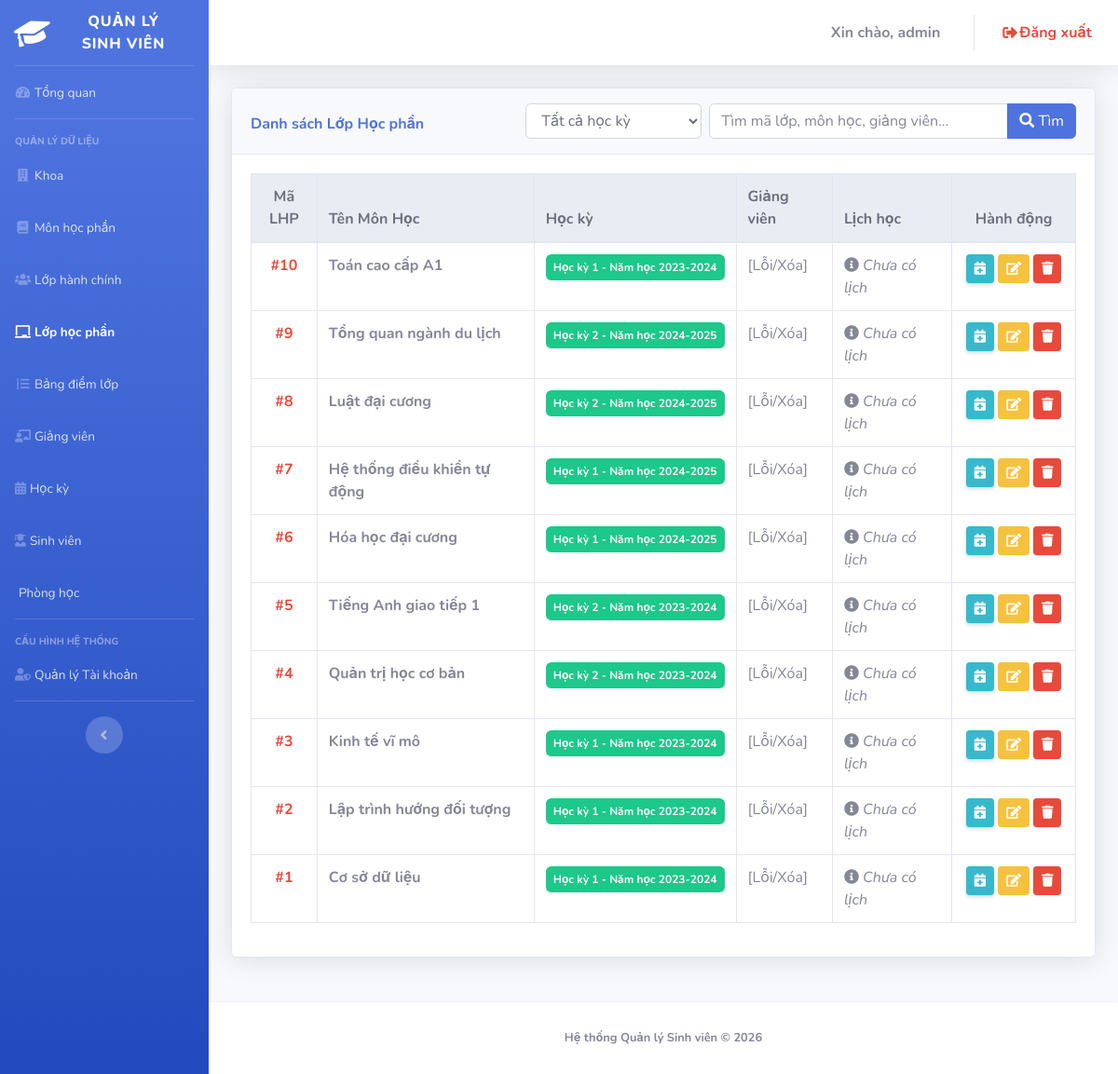
/admin/index.php?page=course_classes (signed in), run on an earlier commit of the app's database.
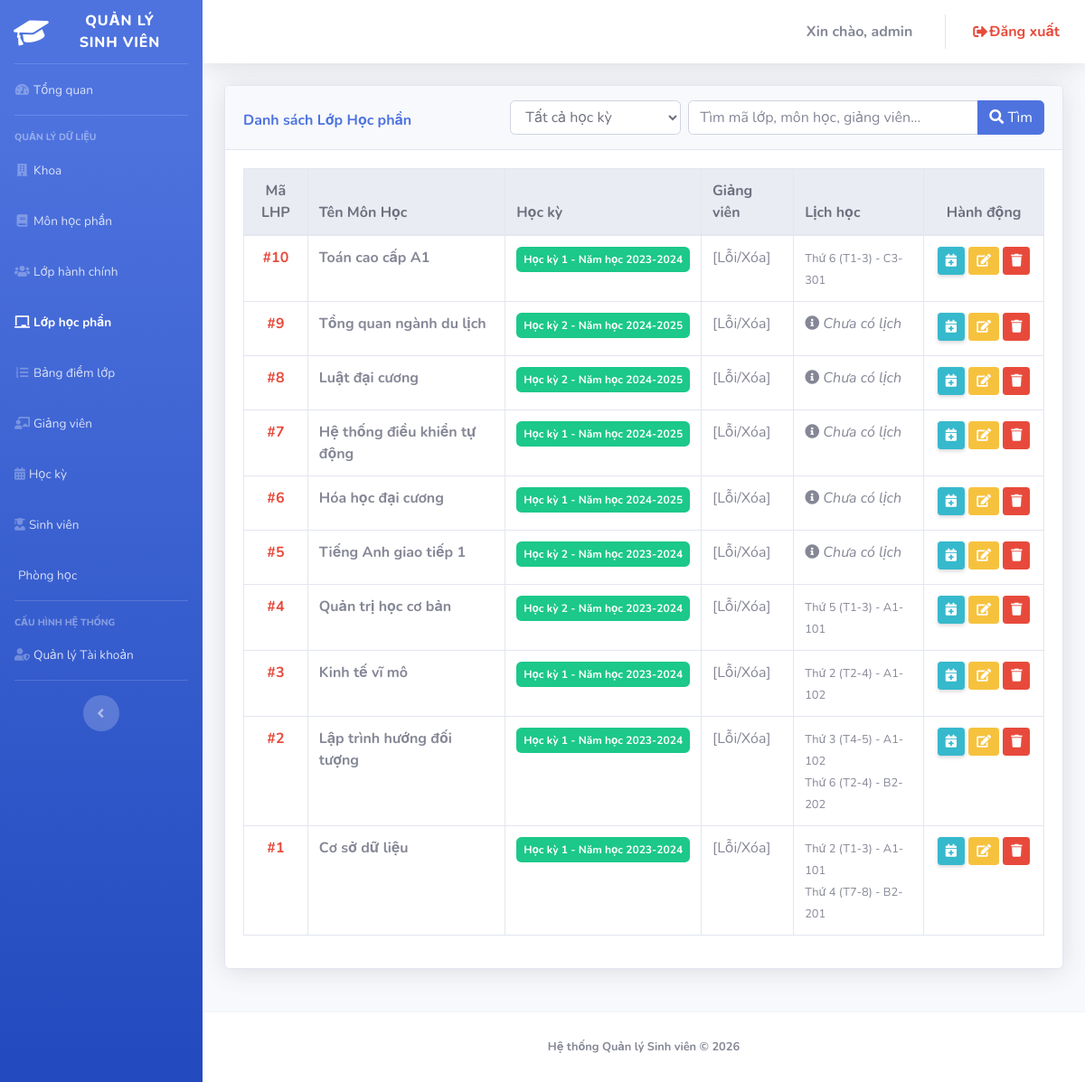
And on a later commit of the database.
### tables this page shows
CREATE TABLE `courseclasses` (
  `maLHP` int(11) NOT NULL,
  `maMH` varchar(20) NOT NULL,
  `maHK` varchar(20) NOT NULL,
  `maGV` varchar(20) NOT NULL,
  `isLocked` tinyint(1) DEFAULT 0
);

CREATE TABLE `courses` (
  `maMH` varchar(20) NOT NULL,
  `tenMH` varchar(100) NOT NULL,
  `soTinChi` int(11) DEFAULT 3,
  `maKhoa` varchar(20) NOT NULL
);

CREATE TABLE `semesters` (
  `maHK` varchar(20) NOT NULL,
  `tenHK` varchar(50) NOT NULL
);

### admin/course_classes.php (the view, shortened to what the changed rows need)
<?php
$limit = 10;
$p = isset($_GET['p']) ? (int) $_GET['p'] : 1;
$offset = (int) (($p - 1) * $limit);
$lichHocSubquery = "
    (SELECT GROUP_CONCAT(
        CONCAT(
            CASE WHEN cs.day_of_week = 1 THEN 'CN' ELSE CONCAT('Thứ ', cs.day_of_week) END,
            ' (T', cs.start_period, '-', cs.start_period + cs.num_periods - 1, ') - ',
            r.room_name
        ) SEPARATOR '<br>'
    )
    FROM class_schedules cs
    JOIN rooms r ON cs.room_id = r.room_id
    WHERE cs.maLHP = cc.maLHP) AS lichHoc
";
$baseSelect = "SELECT cc.maLHP, cc.maMH, cc.maHK, cc.maGV,
                      c.tenMH, s.tenHK, t.hoTenGV,
                      $lichHocSubquery
               FROM CourseClasses cc
               LEFT JOIN Courses c ON cc.maMH = c.maMH
               LEFT JOIN Semesters s ON cc.maHK = s.maHK
               LEFT JOIN lecturers t ON cc.maGV = t.maGV";
$whereClauses = [];
$params = [];
$whereString = count($whereClauses) > 0 ? " WHERE " . implode(" AND ", $whereClauses) : "";
$sql = $baseSelect . $whereString . " ORDER BY cc.maLHP DESC LIMIT $limit OFFSET $offset";
$stmt = $pdo->prepare($sql);
$stmt->execute($params);
$courseClasses = $stmt->fetchAll();
?>
<div class="card shadow mb-4">
    <div class="card-body">
        <div class="table-responsive">
            <table class="table table-bordered table-hover align-middle" width="100%" cellspacing="0">
                <thead class="thead-light">
                    <tr>
                        <th width="8%" class="text-center">Mã LHP</th>
                        <th>Tên Môn Học</th>
                        <th>Học kỳ</th>
                        <th>Giảng viên</th>
                        <th>Lịch học</th>
                        <th width="15%" class="text-center">Hành động</th>
                    </tr>
                </thead>
                <tbody>
                    <?php if (empty($courseClasses)): ?>
                        <tr>
                            <td colspan="6" class="text-center py-3">Không tìm thấy dữ liệu phù hợp</td>
                        </tr>
                    <?php else: ?>
                        <?php foreach ($courseClasses as $cc): ?>
                            <tr>
                                <td class="font-weight-bold text-danger text-center">#<?= htmlspecialchars($cc['maLHP']) ?></td>
                                <td class="font-weight-bold"><?= htmlspecialchars($cc['tenMH'] ?? '[Lỗi/Xóa]') ?></td>
                                <td><span
                                        class="badge badge-success p-2"><?= htmlspecialchars($cc['tenHK'] ?? '[Lỗi/Xóa]') ?></span>
                                </td>
                                <td><?= htmlspecialchars($cc['hoTenGV'] ?? '[Lỗi/Xóa]') ?></td>
                                <td>
                                    <?php if (!empty($cc['lichHoc'])): ?>
                                        <small><?= $cc['lichHoc'] ?></small>
                                    <?php else: ?>
                                        <span class="text-muted font-italic"><i class="fas fa-info-circle"></i> Chưa có lịch</span>
                                    <?php endif; ?>
                                </td>
                                <td class="text-center">
                                    <button type="button" class="btn btn-info btn-sm shadow-sm mb-1" title="Thêm lịch mới"
                                        onclick="openScheduleModal('<?= $cc['maLHP'] ?>', '<?= htmlspecialchars(addslashes($cc['tenMH'])) ?>')">
                                        <i class="fas fa-calendar-plus"></i>
                                    </button>
                                    <button type="button" class="btn btn-warning btn-sm mb-1" title="Sửa LHP"
                                        onclick='openEditModal(<?= json_encode($cc, JSON_HEX_TAG | JSON_HEX_APOS | JSON_HEX_QUOT | JSON_HEX_AMP | JSON_UNESCAPED_UNICODE) ?>)'>
                                        <i class="fas fa-edit"></i>
                                    </button>
                                    <form method="POST" class="d-inline">
                                        <button type="submit" class="btn btn-danger btn-sm mb-1" title="Xóa LHP"
                                            onclick="return confirm('Xóa Lớp HP có thể ảnh hưởng tới điểm số SV đã đăng ký. Bạn chắc chắn?')">
                                            <i class="fas fa-trash"></i>
                                        </button>
                                    </form>
                                </td>
                            </tr>
                        <?php endforeach; ?>
                    <?php endif; ?>
                </tbody>
            </table>
        </div>
    </div>
</div>

What changed in the data, as far as the page shows it:
shown differently, row unchanged: courseclasses "Toán cao cấp A1": lichHoc (not shown) → "Thứ 6 (T1-3) - C3-301"; no longer shows "Chưa có lịch"
shown differently, row unchanged: courseclasses "Quản trị học cơ bản": lichHoc (not shown) → "Thứ 5 (T1-3) - A1-101"; no longer shows "Chưa có lịch"
shown differently, row unchanged: courseclasses "Kinh tế vĩ mô": lichHoc (not shown) → "Thứ 2 (T2-4) - A1-102"; no longer shows "Chưa có lịch"
shown differently, row unchanged: courseclasses "Lập trình hướng đối tượng": lichHoc (not shown) → "Thứ 3 (T4-5) - A1-102 Thứ 6 (T2-4) - B2-202"; no longer shows "Chưa có lịch"
changed courseclasses "Cơ sở dữ liệu": lichHoc (not shown) → "Thứ 2 (T1-3) - A1-101 Thứ 4 (T7-8) - B2-201"; no longer shows "Chưa có lịch"
